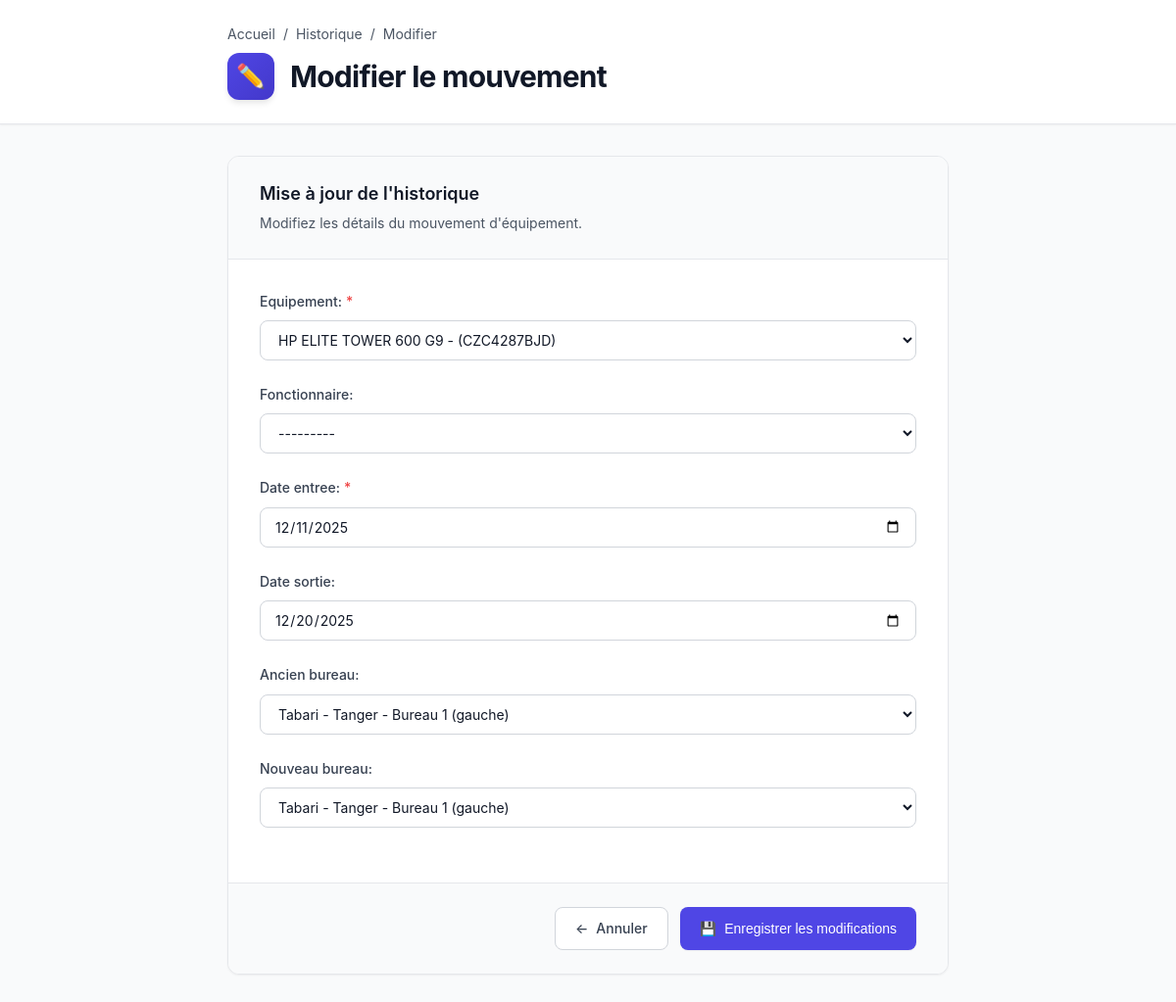
The app's page /modifier_historique/1/ with its own data.
### inventaire/models.py (models this page shows, shortened)
class Historique(models.Model):
    equipement = models.ForeignKey(Equipement, on_delete=models.CASCADE)
    fonctionnaire = models.ForeignKey(Fonctionnaire, on_delete=models.SET_NULL, null=True, blank=True)
    date_entree = models.DateField()
    date_sortie = models.DateField(blank=True, null=True)
    ancien_bureau = models.ForeignKey(Bureau, on_delete=models.SET_NULL, null=True, blank=True, related_name='historique_ancien' )
    nouveau_bureau = models.ForeignKey(Bureau, on_delete=models.SET_NULL, null=True, blank=True, related_name='historique_nouveau')

### inventaire/views.py (the view)
# urls.py: path('modifier_historique/<int:id>/', views.modifier_historique, name='modifier_historique'),
def modifier_historique(request, id):
    historique = get_object_or_404(Historique, id=id)
    if request.method == "POST":
        form = HistoriqueForm(request.POST, instance=historique)
        if form.is_valid():
            form.save()
            return redirect('liste_historiques')
    else:
        form = HistoriqueForm(instance=historique)
    return render(request, "inventaire/modifier_historique.html", {"form": form})

### inventaire/forms.py
class HistoriqueForm(forms.ModelForm):
    class Meta:
        model = Historique
        fields = '__all__'
        widgets = {
            'date_entree': forms.DateInput(attrs={'type': 'date'}),
            'date_sortie': forms.DateInput(attrs={'type': 'date'}),
        }

### inventaire/models.py (called while the page is built)
    def __str__(self):
        return self.libelle + " - " + self.ville

    def __str__(self):
        return f"{self.batiment} - Bureau {self.numero} ({self.type_position})"

    def __str__(self):
        return f"{self.nom} {self.prenom} ({self.ppr})"

    def __str__(self):
        return f"{self.modele} - ({self.sn})"

### inventaire/templates/inventaire/modifier_historique.html (shortened to what this page needs)
<!DOCTYPE html>
<html lang="fr">
<head>
</head>
<body>
    <div class="header">
        <div class="header-content">
            <div class="breadcrumb">
                <a href="{% url 'home' %}">Accueil</a>
                <span>/</span>
                <a href="{% url 'liste_historiques' %}">Historique</a>
                <span>/</span>
                <span>Modifier</span>
            </div>
            <div class="page-title-section">
                <div class="page-icon">✏️</div>
                <h1>Modifier le mouvement</h1>
            </div>
        </div>
    </div>
    <div class="container">
        <div class="form-card">
            <div class="form-header">
                <div class="form-title-group">
                    <div class="form-title">Mise à jour de l'historique</div>
                    <div class="form-subtitle">Modifiez les détails du mouvement d'équipement.</div>
                </div>
            </div>
            <div class="form-body">
                <form method="post" id="historiqueForm">
                    {{ form.as_p }}
                </form>
            </div>
            <div class="form-actions">
                <a href="{% url 'liste_historiques' %}" class="btn btn-secondary">
                    <span>←</span>
                    <span>Annuler</span>
                </a>
                <button type="submit" form="historiqueForm" class="btn btn-primary">
                    <span>💾</span>
                    <span>Enregistrer les modifications</span>
                </button>
            </div>
        </div>
    </div>
</body>
</html>

### inventaire/templates/inventaire/modifier_historique.html (style rules this page uses)
:root { --primary-color: #4f46e5; --primary-hover: #4338ca; --danger-color: #ef4444; --success-color: #10b981; --gray-50: #f9fafb; --gray-100: #f3f4f6; --gray-200: #e5e7eb; --gray-300: #d1d5db; --gray-600: #4b5563; --gray-700: #374151; --gray-900: #111827; --shadow-sm: 0 1px 2px 0 rgba(0, 0, 0, 0.05); --shadow-md: 0 4px 6px -1px rgba(0, 0, 0, 0.1); }
* { margin: 0; padding: 0; box-sizing: border-box; }
body { font-family: -apple-system, BlinkMacSystemFont, 'Segoe UI', Roboto, 'Helvetica Neue', Arial, sans-serif; background-color: var(--gray-50); color: var(--gray-900); line-height: 1.6; min-height: 100vh; }
.header { background: white; border-bottom: 1px solid var(--gray-200); padding: 1.5rem 0; margin-bottom: 2rem; box-shadow: var(--shadow-sm); }
.header-content { max-width: 800px; margin: 0 auto; padding: 0 2rem; }
.breadcrumb { display: flex; align-items: center; gap: 0.5rem; font-size: 0.875rem; color: var(--gray-600); margin-bottom: 0.5rem; }
.breadcrumb a { color: var(--gray-600); text-decoration: none; transition: color 0.2s; }
.page-title-section { display: flex; align-items: center; gap: 1rem; }
.page-icon { width: 48px; height: 48px; background: linear-gradient(135deg, var(--primary-color), var(--primary-hover)); border-radius: 12px; display: flex; align-items: center; justify-content: center; font-size: 24px; box-shadow: var(--shadow-md); color: white; }
h1 { font-size: 1.875rem; font-weight: 700; color: var(--gray-900); letter-spacing: -0.025em; }
.container { max-width: 800px; margin: 0 auto; padding: 0 2rem 3rem; }
.form-card { background: white; border-radius: 12px; box-shadow: var(--shadow-sm); border: 1px solid var(--gray-200); overflow: hidden; }
.form-header { padding: 1.5rem 2rem; border-bottom: 1px solid var(--gray-200); background: var(--gray-50); display: flex; justify-content: space-between; align-items: center; }
.form-title-group { display: flex; flex-direction: column; }
.form-title { font-size: 1.125rem; font-weight: 600; color: var(--gray-900); margin-bottom: 0.25rem; }
.form-subtitle { font-size: 0.875rem; color: var(--gray-600); }
.form-body { padding: 2rem; }
form p { margin-bottom: 1.5rem; }
label { display: block; font-size: 0.875rem; font-weight: 500; color: var(--gray-700); margin-bottom: 0.5rem; }
input[type="text"], input[type="email"], input[type="number"], input[type="date"], textarea, select { width: 100%; padding: 0.625rem 0.875rem; border: 1px solid var(--gray-300); border-radius: 8px; font-size: 0.875rem; font-family: inherit; transition: all 0.2s; background: white; color: var(--gray-900); }
.form-actions { padding: 1.5rem 2rem; background: var(--gray-50); border-top: 1px solid var(--gray-200); display: flex; gap: 0.75rem; justify-content: flex-end; }
.btn { display: inline-flex; align-items: center; gap: 0.5rem; padding: 0.625rem 1.25rem; font-size: 0.875rem; font-weight: 500; border-radius: 8px; text-decoration: none; border: none; cursor: pointer; transition: all 0.2s; }
.btn-primary { background: var(--primary-color); color: white; box-shadow: var(--shadow-sm); }
.btn-secondary { background: white; color: var(--gray-700); border: 1px solid var(--gray-300); }
label:has(+ input:required)::after, label:has(+ select:required)::after { content: "*"; color: var(--danger-color); margin-left: 0.25rem; }

### records on screen
Historique: equipement "HP ELITE TOWER 600 G9 - (CZC4287BJD)", fonctionnaire "---------", date_entree "12/11/2025", date_sortie "12/20/2025", ancien_bureau "Tabari - Tanger - Bureau 1 (gauche)", nouveau_bureau "Tabari - Tanger - Bureau 1 (gauche)"
